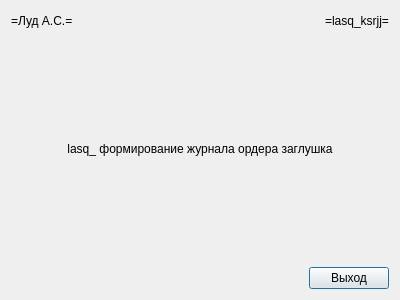
<?xml version="1.0" encoding="UTF-8"?>
<ui version="4.0">
 <class>lasq_ksrjj</class>
 <widget class="QDialog" name="lasq_ksrjj">
  <property name="windowModality">
   <enum>Qt::ApplicationModal</enum>
  </property>
  <property name="geometry">
   <rect>
    <x>0</x>
    <y>0</y>
    <width>400</width>
    <height>300</height>
   </rect>
  </property>
  <property name="windowTitle">
   <string>lasq_ksrjj</string>
  </property>
  <layout class="QVBoxLayout" name="verticalLayout">
   <item>
    <layout class="QHBoxLayout" name="horizontalLayout">
     <item>
      <widget class="QLabel" name="lasq_ksrjj_xxlas_l">
       <property name="text">
        <string>=Луд А.С.=</string>
       </property>
      </widget>
     </item>
     <item>
      <spacer name="horizontalSpacer">
       <property name="orientation">
        <enum>Qt::Horizontal</enum>
       </property>
       <property name="sizeHint" stdset="0">
        <size>
         <width>40</width>
         <height>20</height>
        </size>
       </property>
      </spacer>
     </item>
     <item>
      <widget class="QLabel" name="lasq_ksrjj_xxprg_l">
       <property name="text">
        <string>=lasq_ksrjj=</string>
       </property>
      </widget>
     </item>
    </layout>
   </item>
   <item>
    <spacer name="verticalSpacer">
     <property name="orientation">
      <enum>Qt::Vertical</enum>
     </property>
     <property name="sizeHint" stdset="0">
      <size>
       <width>20</width>
       <height>96</height>
      </size>
     </property>
    </spacer>
   </item>
   <item>
    <widget class="QLabel" name="lasq_ksrjj_xxtitle_l">
     <property name="text">
      <string>lasq_ формирование журнала ордера заглушка</string>
     </property>
     <property name="alignment">
      <set>Qt::AlignCenter</set>
     </property>
    </widget>
   </item>
   <item>
    <spacer name="verticalSpacer_2">
     <property name="orientation">
      <enum>Qt::Vertical</enum>
     </property>
     <property name="sizeHint" stdset="0">
      <size>
       <width>20</width>
       <height>96</height>
      </size>
     </property>
    </spacer>
   </item>
   <item>
    <layout class="QHBoxLayout" name="horizontalLayout_2">
     <item>
      <spacer name="horizontalSpacer_2">
       <property name="orientation">
        <enum>Qt::Horizontal</enum>
       </property>
       <property name="sizeHint" stdset="0">
        <size>
         <width>40</width>
         <height>20</height>
        </size>
       </property>
      </spacer>
     </item>
     <item>
      <widget class="QPushButton" name="lasq_ksrjj_exit_c">
       <property name="text">
        <string>Выход</string>
       </property>
      </widget>
     </item>
    </layout>
   </item>
  </layout>
 </widget>
 <resources/>
 <connections/>
</ui>
